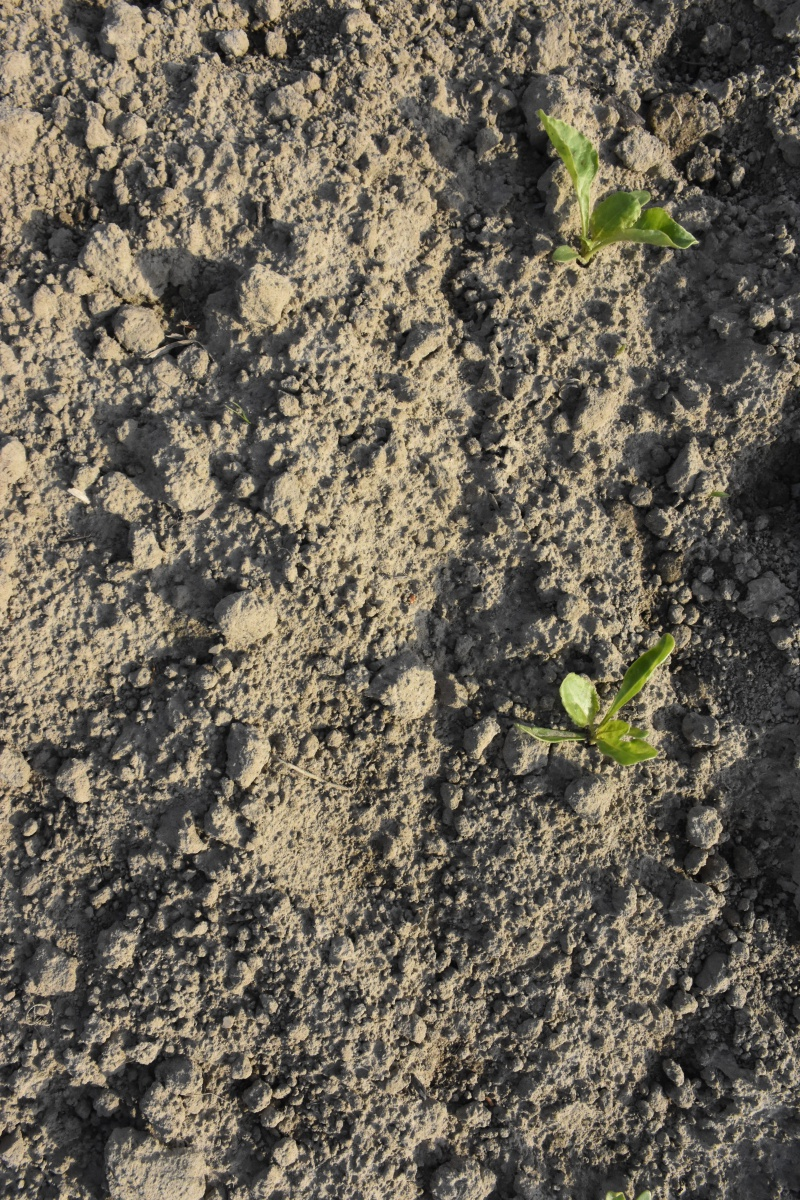
#> input picture train/_DSC1216.JPG, 800 x 1200 px, given in place of _DSC0623.JPG, which was not available
$ jupyter execute --allow-errors image_generator.ipynb   (shell and % lines are left out)   (older library calls are emulated)
#> lines starting #> are read from the running program, lines starting #| are printed output that depends on the picture; pictures that were not available may be replaced by others from this repository, and a replacement may not be noted
#> further down, image_test is the input picture: shape (1200, 800, 3); mean B, G, R 86.6, 99.7, 106.5
[cell 1]
import os
import random
import cv2
import numpy as np
import matplotlib.pyplot as plt
from pascal_voc_writer import Writer
plt.rcParams.update({'figure.max_open_warning': 0})

[cell 2]
#################### a series of image operation ##################
## These operations based on the same dimension ##
## automated generate samples along with annotation files based on randomly rotate,
## shift, scale object in traing dataset.
## Date: 12th Sep 2018
## Junfeng Gao @ University of Nottingham


############################ rotation ############################
def rotation(image, angle, center = None, scale = 1.0):
    """
    this function rotates image in one specific angle
    Parameter:
    angle-> in degree format[0,360]

    Output -> RGB format image

    """
#> called with angle = 100, scale = 1
    (h, w) = image.shape[:2]
#> h = 1200; w = 800
    if center == None:
        center = (w/2, h/2)
#> center = (400, 600)
    M = cv2.getRotationMatrix2D(center, angle, scale)

    rotated = cv2.warpAffine(image, M, (w,h))
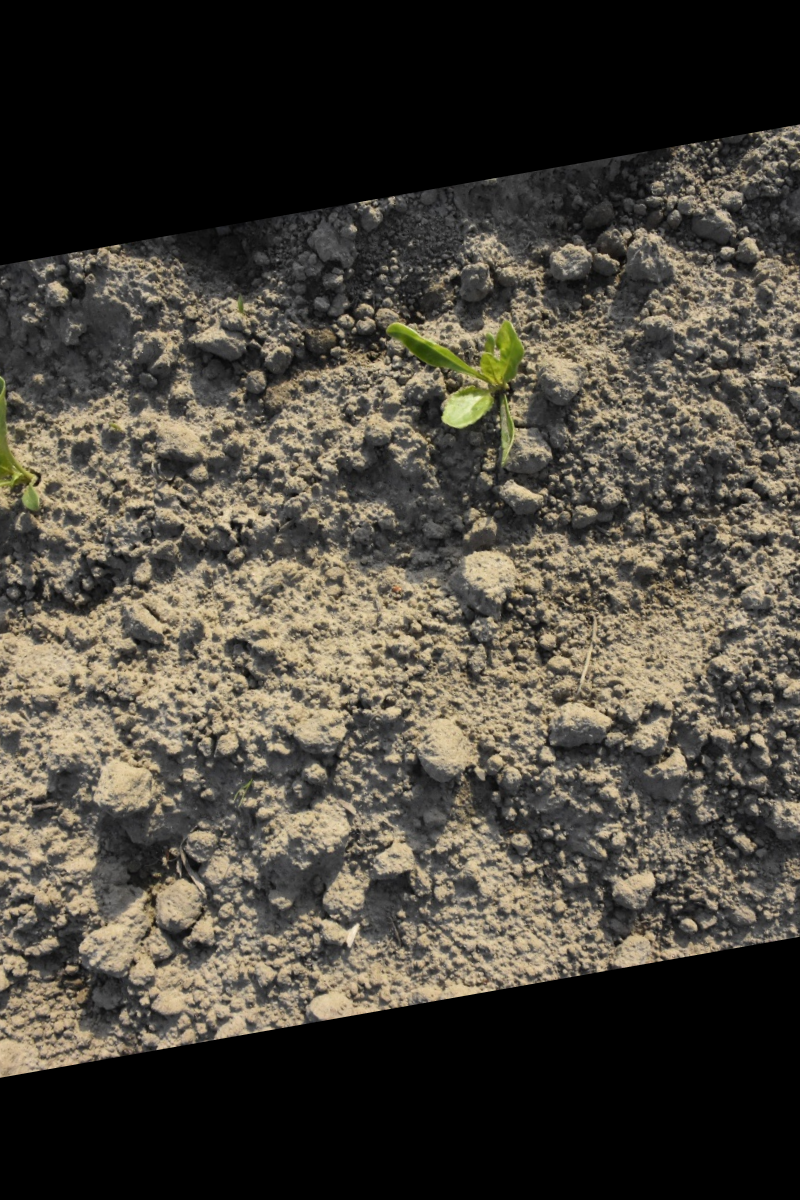
#> rotated: shape (1200, 800, 3); mean R, G, B 73.5, 68.8, 59.6

    return rotated

############################ Scale-zoom ############################

# [47 lines left out: functions zoom_image, shift, not called in this run]

def flip_image(image, flip_direction = -1, apply = True):
    """
    determine whether flip image;
    direction = [0,1,-1]
    0-> horizontal
    1-> vertical
    -1-> both horizontal and vertical
    """
#> called with flip_direction = 0, apply = True
    flip_image = image.copy()
    if apply:
        flip_image = cv2.flip(image, flip_direction)
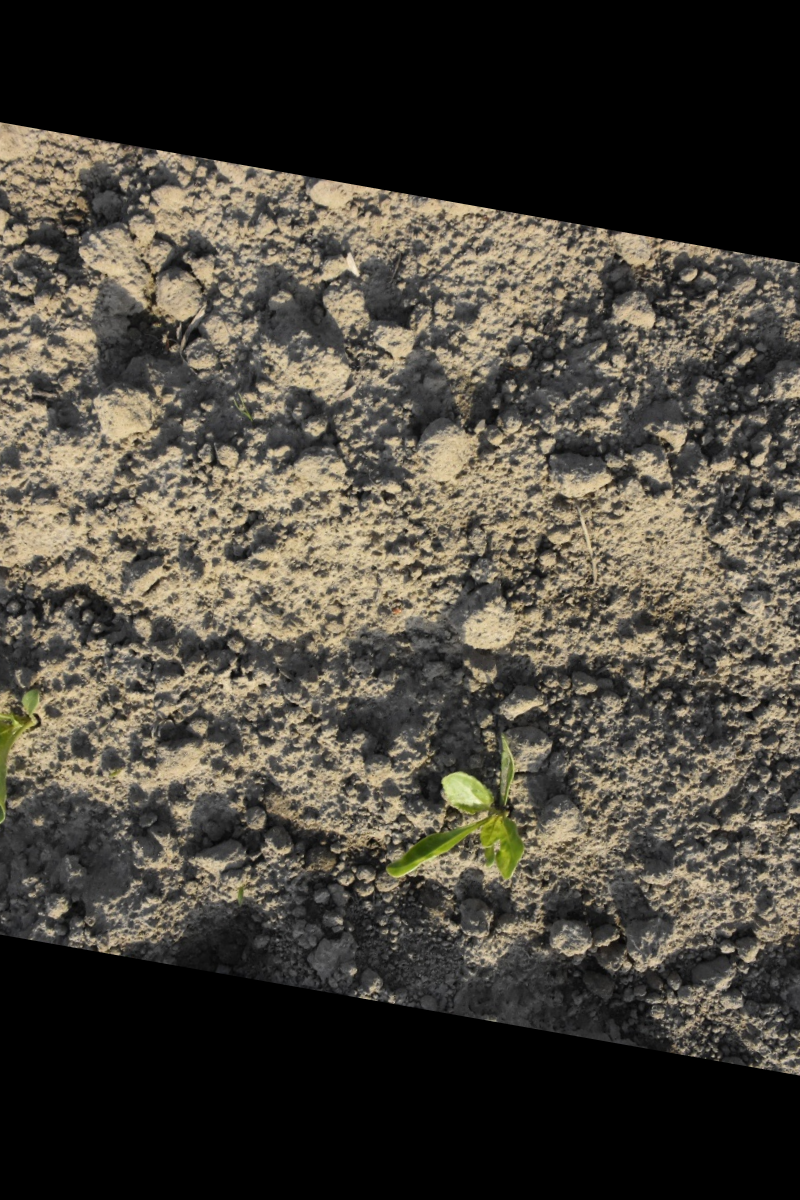
#> flip_image: shape (1200, 800, 3); mean R, G, B 73.5, 68.8, 59.6

    return flip_image

[cell 3]
######## green mask and operation ##############

# [49 lines left out: functions extract_green, show_mask, show_boundingBox, mask2binary, not called in this run]

# [10 lines of commented-out code are left out]

[cell 4]
image_test = cv2.imread('_DSC0623.JPG')
image_test = cv2.cvtColor(image_test,cv2.COLOR_BGR2RGB)

image_rotat_180 = rotation(image_test, 100)
image_flip = flip_image(image_rotat_180, flip_direction = 0, apply = True)
plt.figure(figsize=(20,40))
plt.subplot(1,3,1)
plt.imshow(image_test)
plt.subplot(1,3,2)
plt.imshow(image_rotat_180)
plt.subplot(1,3,3)
plt.imshow(image_flip)
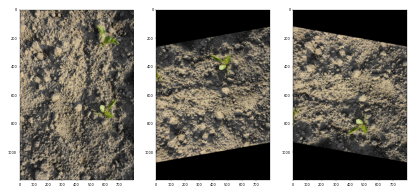
#> figure drawn by matplotlib, 3 panels

$ run again, on train/_DSC1217.JPG
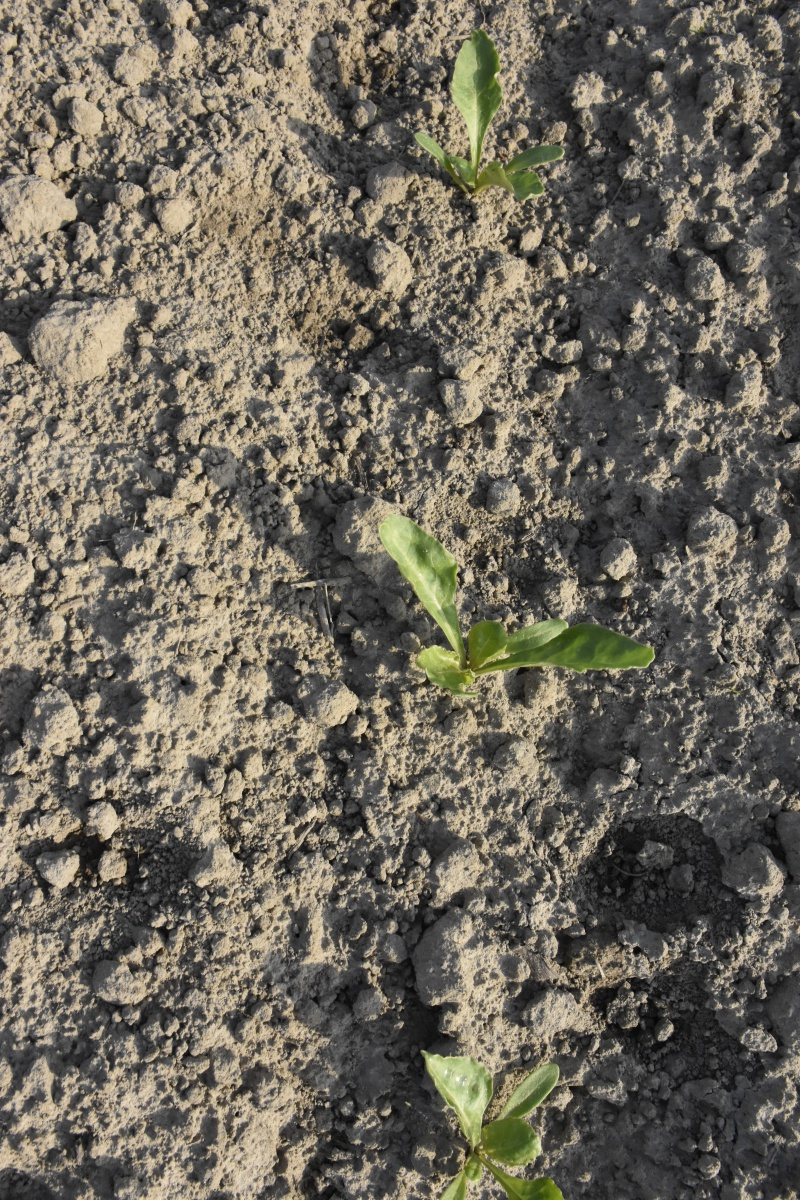
#> input picture train/_DSC1217.JPG, 800 x 1200 px, given in place of _DSC0623.JPG, which was not available
#> image_test is the input picture: shape (1200, 800, 3); mean B, G, R 92.1, 104.2, 109.7
#> in flip_image, `flip_image = cv2.flip(image, flip_direction)`:
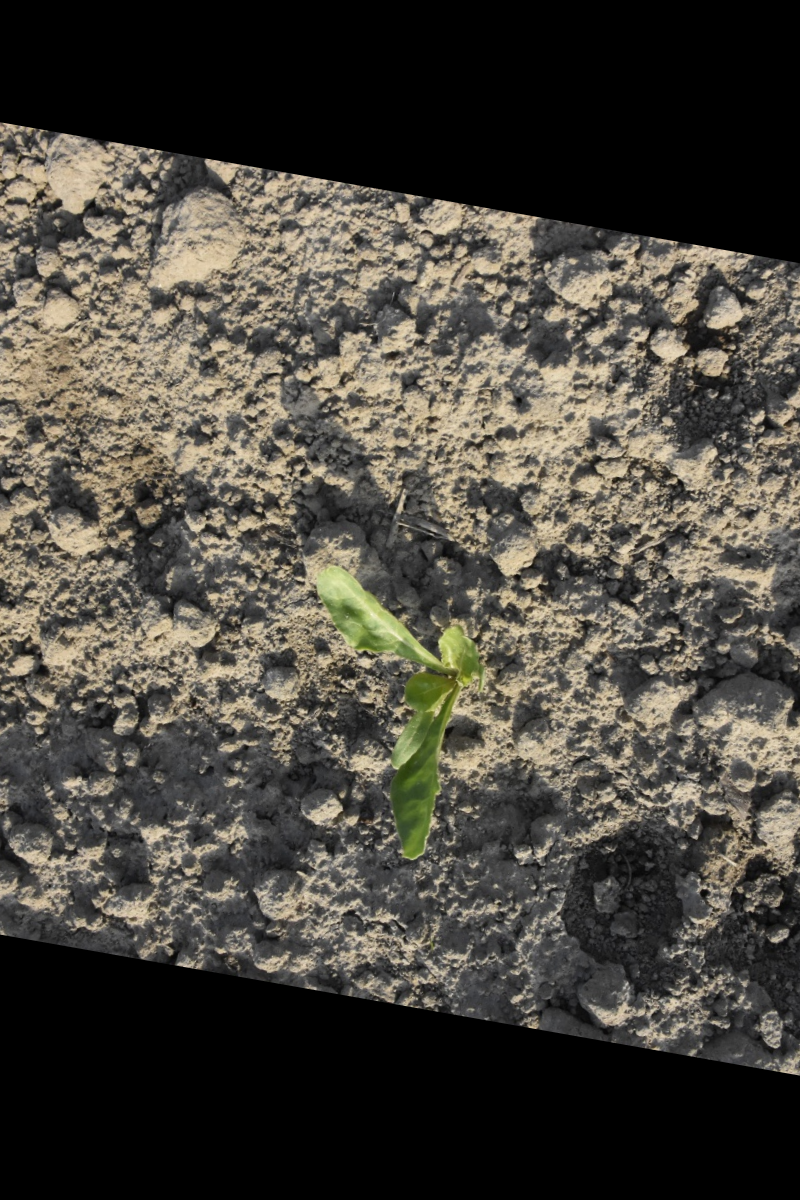
#> flip_image: shape (1200, 800, 3); mean R, G, B 75.2, 71.3, 63.1
#> `[cell 4] image_test = cv2.imread('_DSC0623.JPG') image_test = cv2.cvtC..`:
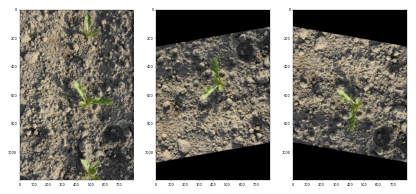
#> figure drawn by matplotlib, 3 panels

$ run again, on train/_DSC1218.JPG
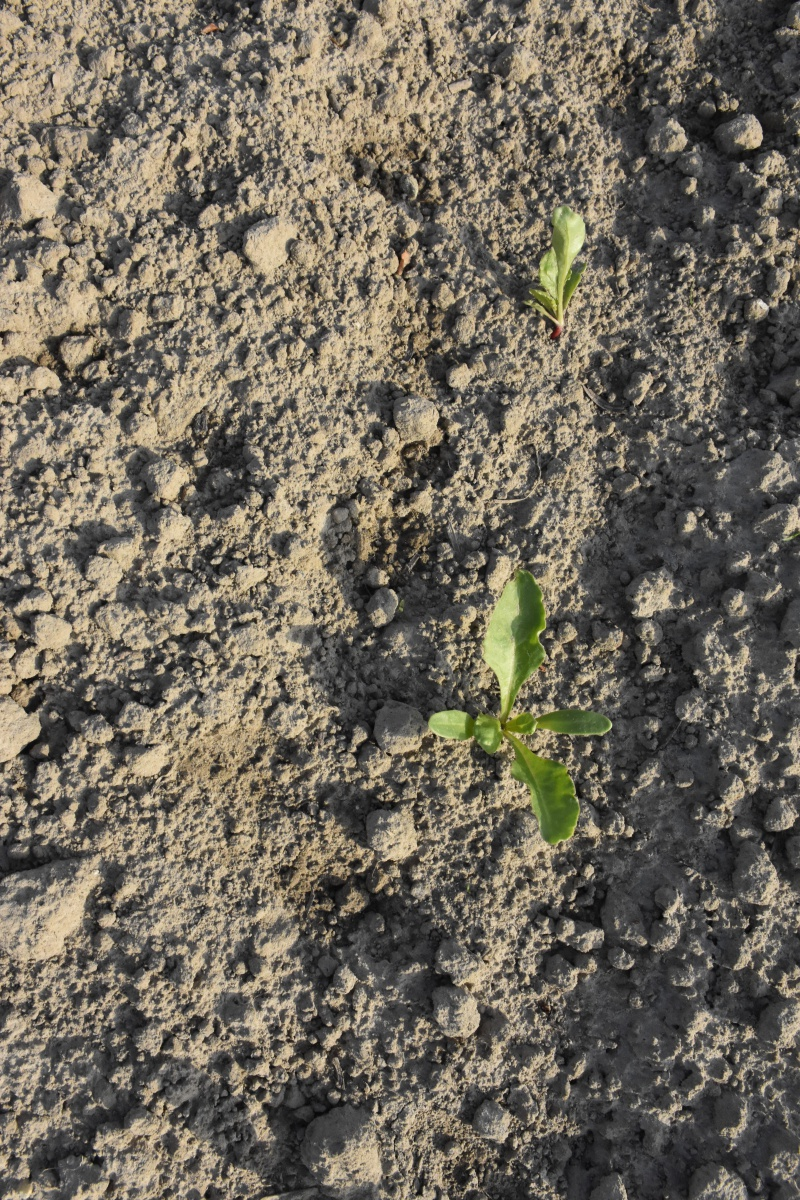
#> input picture train/_DSC1218.JPG, 800 x 1200 px, given in place of _DSC0623.JPG, which was not available
#> image_test is the input picture: shape (1200, 800, 3); mean B, G, R 91.7, 104.6, 111.4
#> in flip_image, `flip_image = cv2.flip(image, flip_direction)`:
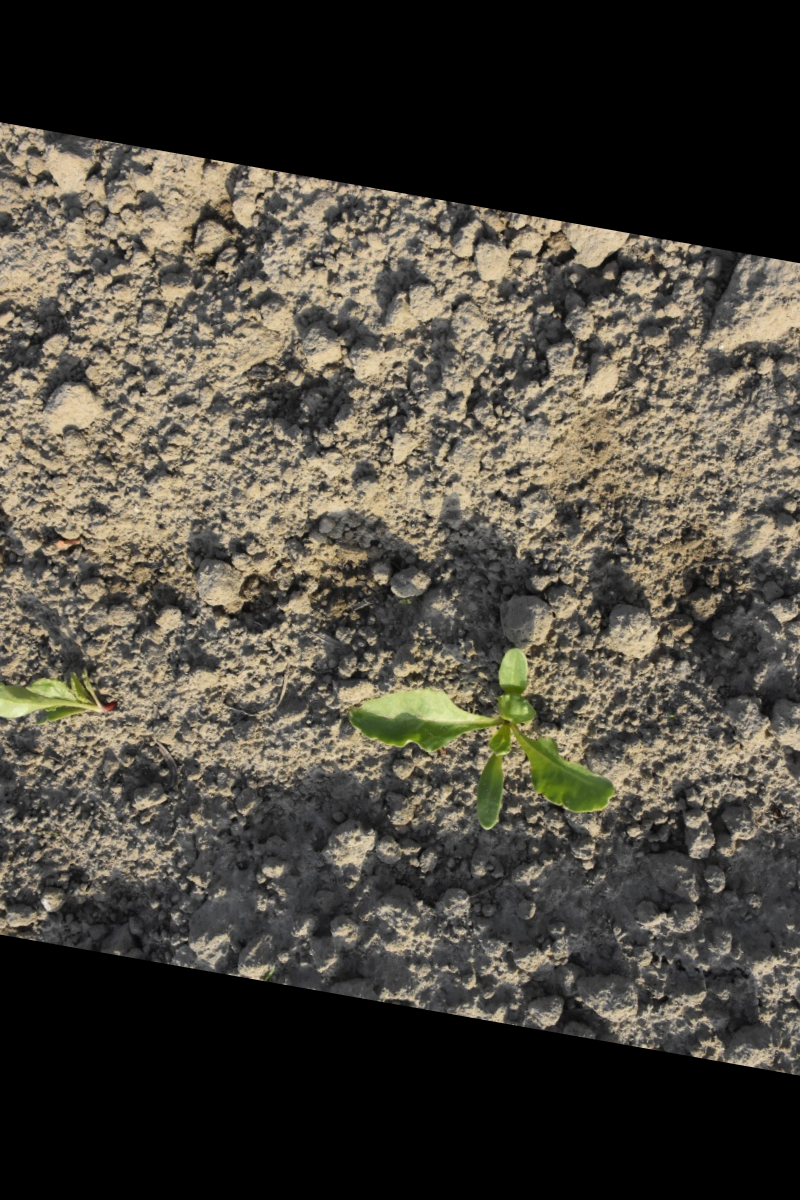
#> flip_image: shape (1200, 800, 3); mean R, G, B 76.3, 71.8, 62.3
#> `[cell 4] image_test = cv2.imread('_DSC0623.JPG') image_test = cv2.cvtC..`:
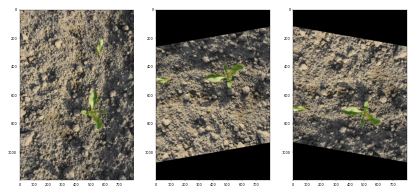
#> figure drawn by matplotlib, 3 panels
